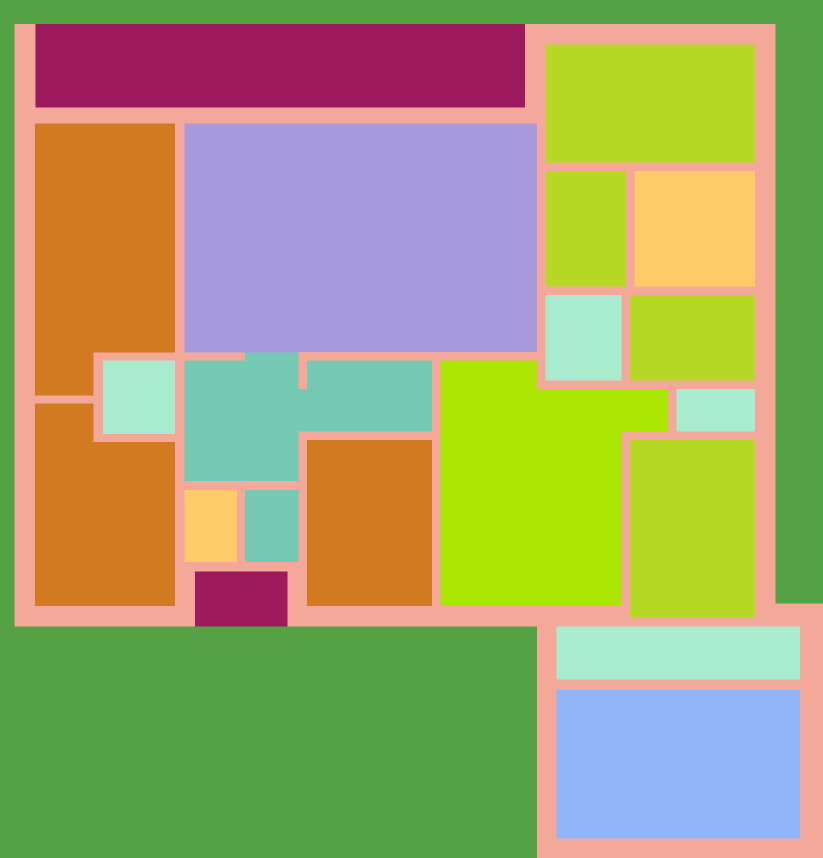
#> input picture indoor_topology/wall_svg.png, 1645 x 1716 px (shown at 1/2 size)
$ jupyter execute --allow-errors plot.ipynb
#> lines starting #> are read from the running program, lines starting #| are printed output that depends on the picture
#> `wall_label_array = np.asarray(Image.open(wall_svg_path).convert('P'))`:
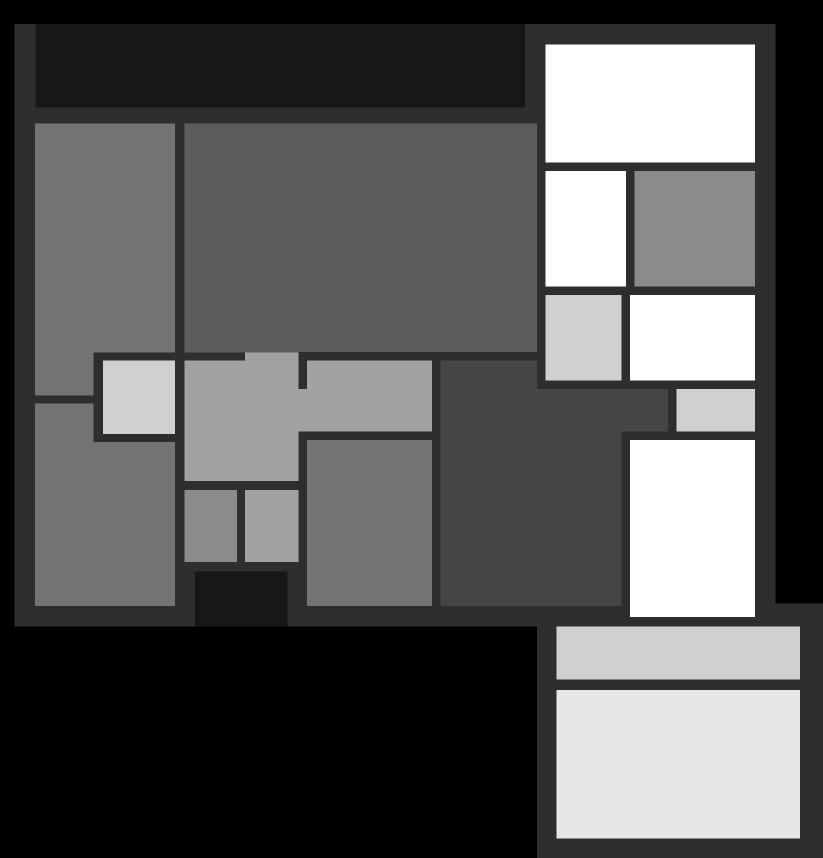
#> wall_label_array: shape (1716, 1645) (shown at 1/2 size); min 0, max 11, mean 3.89; drawn with min black and max white
[cell 1]
import sys
sys.path.append(r"E:\code\CubiCasa5k")  # 确认是实际项目路径

[cell 2]
import os
from pathlib import Path
import numpy as np
import matlab.engine
from PIL import Image
import matplotlib.pyplot as plt
from matplotlib.ticker import FormatStrFormatter
from scipy.ndimage import center_of_mass
from indoor_topology.extract_rooms import extract_rooms
from IPython.display import display, clear_output
from ipywidgets import widgets, interactive, Output, VBox
import time

# ===== 固定色尺（dBm） =====
GLOBAL_VMIN_DBM = -140.0
GLOBAL_VMAX_DBM = -20.0


# ---------- 小工具：由线性频率向量计算索引 ----------
# [13 lines left out: function freq_to_index, not called in this run]


def fetch_matlab_results(script_path):
    print("Running MATLAB script ...")
    eng = matlab.engine.start_matlab()
    eng.eval(f"run('{script_path}')", nargout=0)
    resultMatrix_E = np.asarray(eng.workspace['resultMatrix_E'])
    resultMatrix_P = np.asarray(eng.workspace['resultMatrix_P'])
    freq_vector = np.asarray(eng.workspace['frequency']).flatten()
    S_in_dBm = np.asarray(eng.workspace['S_in_dBm']).flatten()
    eng.quit()

    room_ids = resultMatrix_E[:, 0].astype(int)
    E_matrix = resultMatrix_E[:, 1:]  # 本脚本不再使用 E，但保留返回
    P_matrix = resultMatrix_P[:, 1:]
    source_rooms = room_ids[np.isfinite(S_in_dBm) & (S_in_dBm > -np.inf)]
    source_powers = {r: p for r, p in zip(room_ids, S_in_dBm) if np.isfinite(p) and p > -np.inf}
    return room_ids, E_matrix, P_matrix, freq_vector, source_rooms, source_powers


# [139 lines left out: functions save_power_to_txt, make_overlay, draw_single_heatmap, interactive_power_heatmap, save_heatmap, not called in this run]


#> (the rest of this cell did not finish here and is left out)
